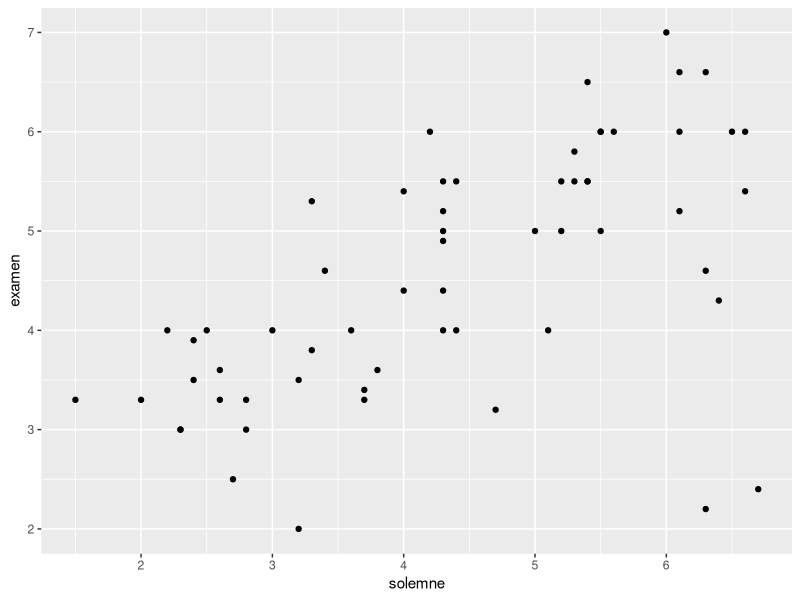
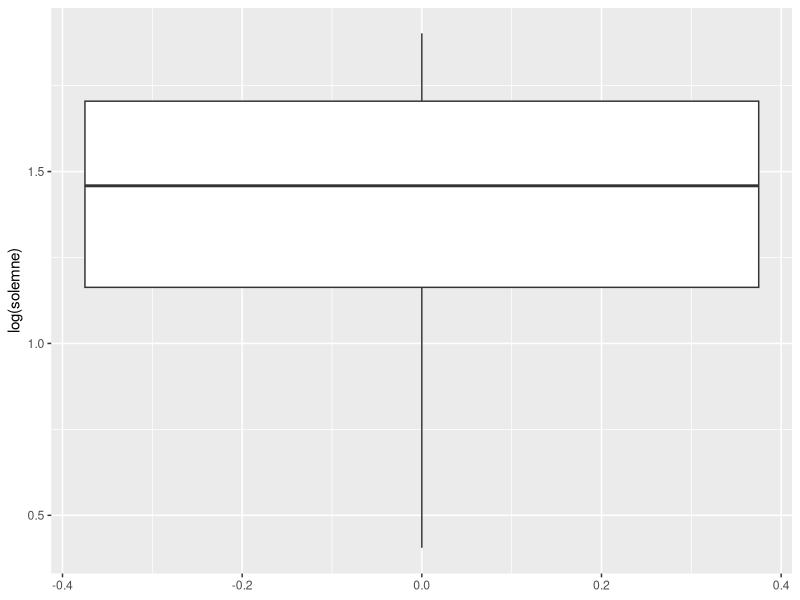
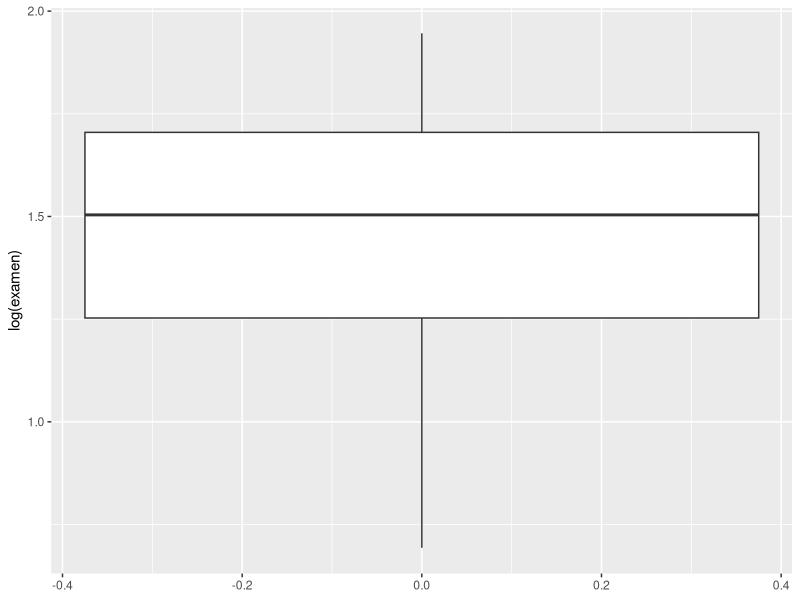

The R script that drew these images, in order:
library(readxl)
library(ggplot2)
library(dplyr)


# 1) Use la funcion read_excel para importar la base de datos "nombres60.xlsx" 
#    guarde el tibble resultante un objeto de nombre "notas"
notas <- read_excel("nombres60.xlsx")


# 2) Cree un diagrama de dispersión, con las notas de la prueba
# solemne en el eje horizontal y las del examen en el eje vertical
# Puede usar los grafico de base o los de ggplot2
ggplot(data = notas) + geom_point(aes(x = solemne, y = examen))


# 3) Cree dos diagramas boxplot: uno para las notas de la solemne
# y otro para las notas del examen
# Puede usar los grafico de base o los de ggplot2 
ggplot(data = notas) + geom_boxplot(aes(y = log(solemne)))
ggplot(data = notas) + geom_boxplot(aes(y = log(examen)))

# 4) Compute la media de las notas de la  prueba solemne y 
# la desviacion estándar de las notas de examen 
notas %>% 
  summarize(n_estudiantes = n(),
            media_final = mean(solemne),
            desv_est_final = sd(examen))

# 5) Compute los quantiles 0.25 y 0.75 de las notas del examen
quantile(2.0:7.0,c(0.25, 0.75))

# 6) Cree una nueva tibble que contenga unicamente las observaciones
# de las personas que obtuvieron un 4 o más en el examen
# azul en el examen opcion 1
notas%>%filter(examen>=4)%>%select("apellido", "examen")

# 7) Compute la proporcion de gente que obtuvo un azul en el examen
# azul en el examen opcion 2


# 8) Compute la probabilidad de que en un grupo de 30 personas,
# 2 o más personas tengan el mismo cumpleaños 

# 9) Encuentre el número más pequeño de personas en donde la
# probabilidad de que dos o mas personas tengan el mismo cumpleaños
# sea mayor o igual a 1/3
